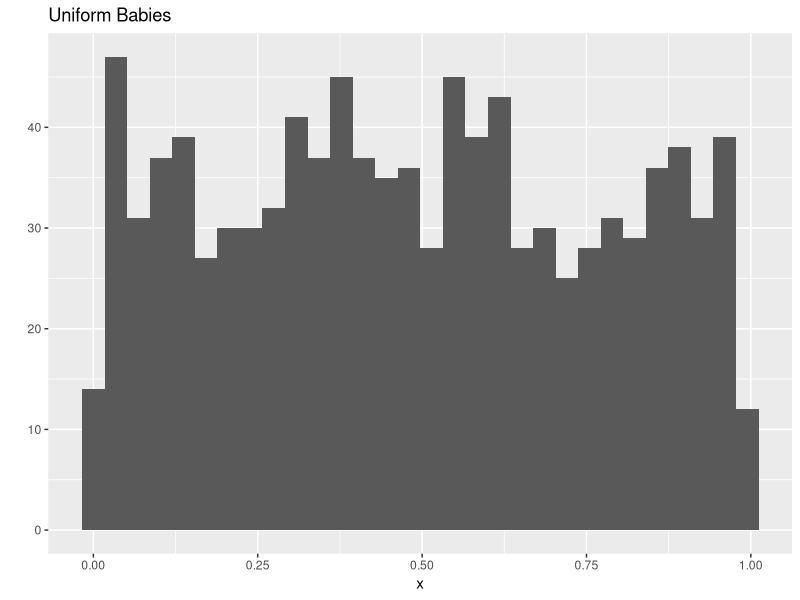
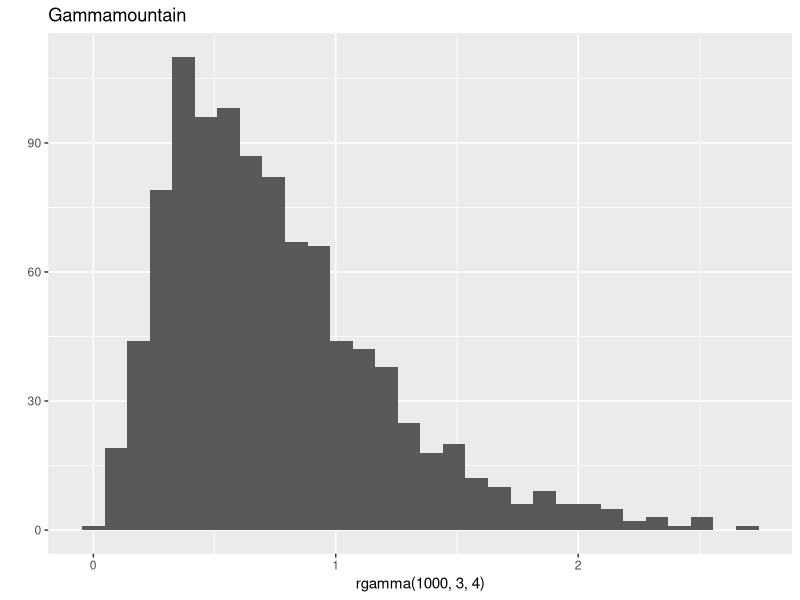

These charts were generated, in order, by the following R code:
## ---- chunk 1
library(ggplot2)

x <- runif(1000)
qplot(x) + ggtitle("Uniform Babies")
## ---- chunk 2
qplot(rgamma(1000, 3, 4)) + ggtitle("Gammamountain")
